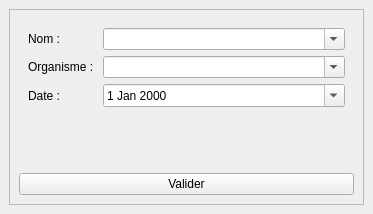
<?xml version="1.0" encoding="UTF-8"?>
<ui version="4.0">
 <class>DockWidget</class>
 <widget class="QDockWidget" name="DockWidget">
  <property name="geometry">
   <rect>
    <x>0</x>
    <y>0</y>
    <width>373</width>
    <height>214</height>
   </rect>
  </property>
  <property name="windowTitle">
   <string>Informations sur l'UVC</string>
  </property>
  <widget class="QWidget" name="dockWidgetContents">
   <layout class="QVBoxLayout" name="verticalLayout">
    <item>
     <widget class="QScrollArea" name="scrollArea">
      <property name="widgetResizable">
       <bool>true</bool>
      </property>
      <widget class="QWidget" name="scrollAreaWidgetContents">
       <property name="geometry">
        <rect>
         <x>0</x>
         <y>0</y>
         <width>353</width>
         <height>172</height>
        </rect>
       </property>
       <layout class="QVBoxLayout" name="verticalLayout_2">
        <item>
         <widget class="QWidget" name="widget" native="true">
          <layout class="QFormLayout" name="formLayout">
           <item row="0" column="0">
            <widget class="QLabel" name="label">
             <property name="text">
              <string>Nom :</string>
             </property>
            </widget>
           </item>
           <item row="2" column="0">
            <widget class="QLabel" name="label_4">
             <property name="text">
              <string>Organisme : </string>
             </property>
            </widget>
           </item>
           <item row="4" column="0">
            <widget class="QLabel" name="label_3">
             <property name="text">
              <string>Date : </string>
             </property>
            </widget>
           </item>
           <item row="0" column="1">
            <widget class="QComboBox" name="cb_box_personne">
             <property name="editable">
              <bool>true</bool>
             </property>
            </widget>
           </item>
           <item row="2" column="1">
            <widget class="QComboBox" name="cb_box_orga">
             <property name="editable">
              <bool>true</bool>
             </property>
            </widget>
           </item>
           <item row="4" column="1">
            <widget class="QDateEdit" name="date">
             <property name="calendarPopup">
              <bool>true</bool>
             </property>
            </widget>
           </item>
          </layout>
         </widget>
        </item>
        <item>
         <widget class="QPushButton" name="psh_btn_val_uvc">
          <property name="text">
           <string>Valider</string>
          </property>
         </widget>
        </item>
       </layout>
      </widget>
     </widget>
    </item>
   </layout>
  </widget>
 </widget>
 <resources/>
 <connections/>
</ui>
